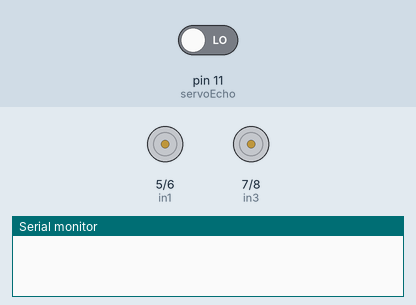
This sketch was run on a simulated Arduino Uno, built with avr-gcc and run on an emulated ATmega328P. Parts: motor-driver pin pairs drawn as motors (green arrow = first pin HIGH = forward, orange = second pin HIGH = backward, longer = more drive, scaled by the enable pin), the last lines printed to the serial monitor. Inputs (shaded band) come from the test bench; at power-on: pin 11 (servoEcho) LOW.

Above: at 0.1 s.
At 1.1 s:
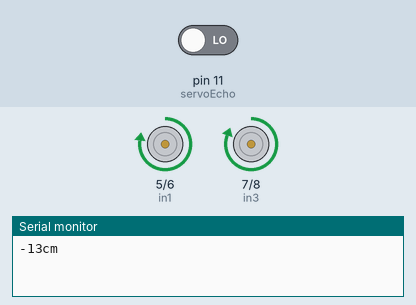
Timing chart, 0 to 2.6 s (numbered marks = the images above):
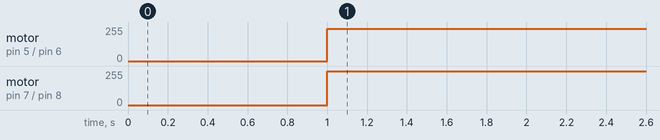

The sketch:

Robot2.ino
```cpp
#include <Servo.h>

// Movement
int minDistance = 10;

// Servo -----------------
Servo servo;
int servoPos = 0;
int servoPosMin = 0;
int servoPosMax = 180;

// Sonar -----------------
const int servoTrig = 10;
const int servoEcho = 11;

// motors
int ena = 3;
int enb = 9;
int in1 = 5;
int in2 = 6;
int in3 = 7;
int in4 = 8;
int defaultSpeed = 70;

void motorsSetup(){
  pinMode(ena, OUTPUT);
  pinMode(enb, OUTPUT);
  pinMode(in1, OUTPUT);
  pinMode(in2, OUTPUT);
  pinMode(in3, OUTPUT);
  pinMode(in4, OUTPUT);
  digitalWrite(in1, LOW);
  digitalWrite(in2, LOW);
  digitalWrite(in3, LOW);
  digitalWrite(in4, LOW);
}

void left(int speed = defaultSpeed){
  digitalWrite(in1, HIGH);
  digitalWrite(in2, LOW);
  analogWrite(ena, speed);
}

void right(int speed = defaultSpeed){
  digitalWrite(in3, HIGH);
  digitalWrite(in4, LOW);
  analogWrite(enb, speed);
}

void front(int speed = defaultSpeed){
  digitalWrite(in1, HIGH);
  digitalWrite(in2, LOW);
  digitalWrite(in3, HIGH);
  digitalWrite(in4, LOW);
  analogWrite(ena, speed);
  analogWrite(enb, speed);
}

void motorTest(){
  left();
  delay(2000);
  analogWrite(ena, 0);
  delay(2000);
  right();
  delay(2000);
  analogWrite(enb, 0);
  delay(2000);
  front();
  delay(2000);
  analogWrite(ena, 0);
  analogWrite(enb, 0);
  delay(2000);
}

// SONAR CONTROL --------------------------------------------------------------------------------
int readSonar(){
  digitalWrite(servoTrig, LOW);
   //delayMicroseconds(1);
   digitalWrite(servoTrig, HIGH);
   delayMicroseconds(20);
   digitalWrite(servoTrig, LOW);
   return microsecondsToCentimeters(pulseIn(servoEcho, HIGH));
}

void printSonar(int cm, int type = 0){
  Serial.print(cm);
  if(type == 0){
   Serial.print("cm");
  }else{
    Serial.print("cm in while");
  }
   Serial.println();
}

int getDistance() {
  int cm = readSonar();
  if(cm > 200){
    cm = 100;
  }
  cm = map(cm, 5, 100, 0, 255);
  printSonar(cm);
  return cm;
}

long microsecondsToCentimeters(long microseconds) {
   return microseconds / 29 / 2;
}

// SERVO CONTROL --------------------------------------------------------------------------------
bool goLeft = false;

void servoLoop() {
  const int stepWidth = 10;
  if(servoPos >= servoPosMax && !goLeft){
    goLeft = true;
  }else if (servoPos <= servoPosMin && goLeft){
    goLeft = false;
  }
  if(goLeft){
    servo.write(servoPos -= stepWidth);
  }else{
    servo.write(servoPos += stepWidth);
  }
  delay(40);
}

void runCar(){
  front(getDistance());
}

void setup() {
  Serial.begin(9600);
  motorsSetup();
}

void loop() {
  //motorTest();
  runCar();

}
```

Measured:
- by itself, motor on pin 5 (in1) / pin 6 (in2): stopped → forward 243/255 at 1.0 s
- by itself, motor on pin 7 (in3) / pin 8 (in4): stopped → forward 255/255 at 1.0 s
